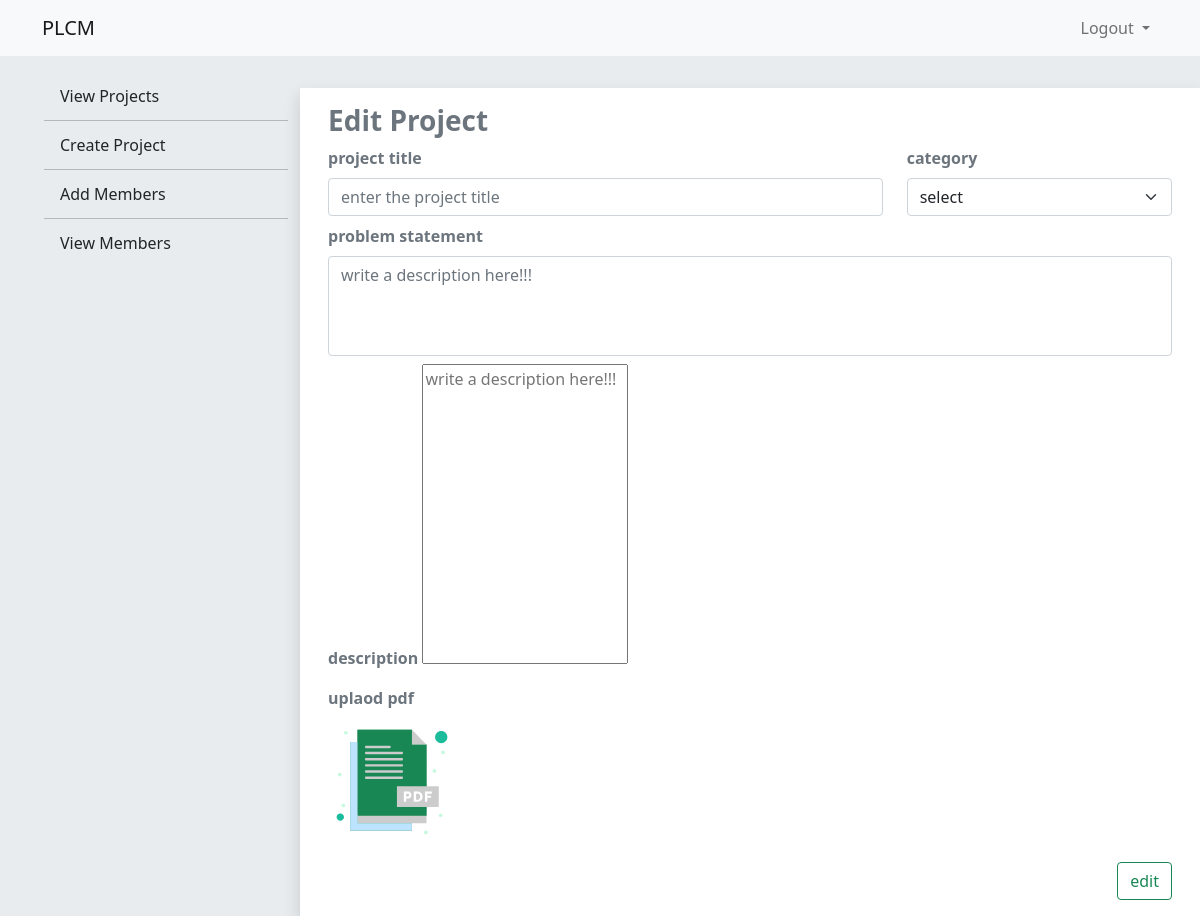
The app's page /admin/edit_detail.php?id=71 (signed in), older data.
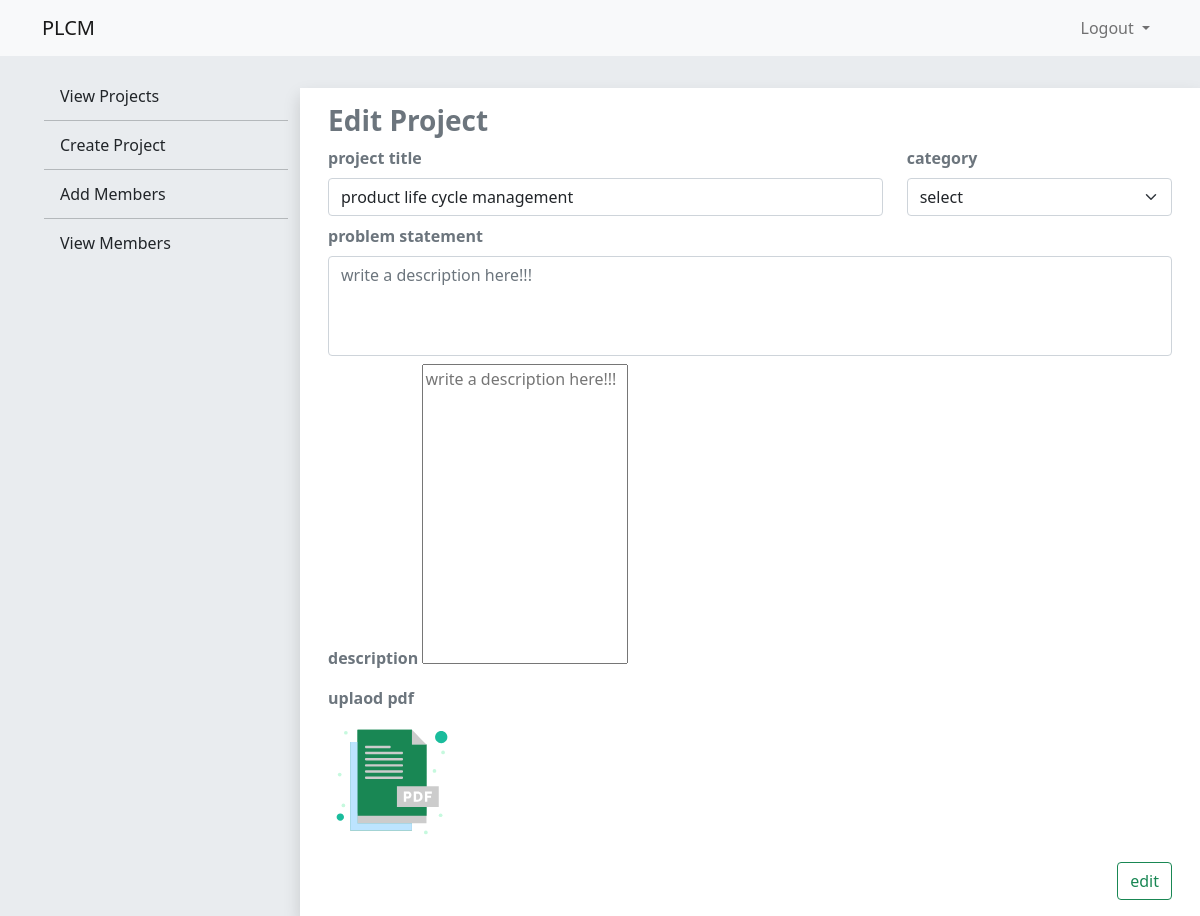
The same page, newer data.
### tables this page shows
CREATE TABLE `projects` (
  `p_id` int(11) NOT NULL,
  `p_title` text NOT NULL,
  `p_category` text NOT NULL,
  `p_problem` text NOT NULL,
  `p_description` text NOT NULL,
  `file_path` text NOT NULL,
  `a_id` int(11) NOT NULL
);

### admin/edit_detail.php (the view, shortened to what this page needs)
<?php
include_once("connection/connection.php");
if(isset($_GET['id'])){
    $id=$_GET['id'];
    $query="select * from projects where p_id=".$id;
    $result=mysqli_query($conn,$query);
    $row=mysqli_fetch_assoc($result);
}
?>
<!doctype html>
<html lang="en">
  <head>
    <link href="https://cdn.jsdelivr.net/npm/bootstrap@5.1.3/dist/css/bootstrap.min.css" rel="stylesheet">
    <link rel='stylesheet' href='css/style.css'>
  </head>
  <body>
  <div class='container-fluid p-0 responsive'>
  <nav class="navbar navbar-expand-md navbar-light bg-light">
  <div class="container">
    <a class="navbar-brand" href="index.php">PLCM</a>
    <div class="collapse navbar-collapse" id="navbarSupportedContent">
      <ul class='navbar-nav'>
      <li class="nav-item dropdown">
          <a class="nav-link dropdown-toggle" href="#" id="navbarDropdown" role="button" data-bs-toggle="dropdown" aria-expanded="false">
            Logout
          </a>
        </li>
</ul>
    </div>
  </div>
</nav>
<section class='content bg'>
  <div class='row m-0 pt-md-4'>
  <div class='col-md-3 d-none d-md-block align-self-start'>
  <ul class='menu '>
  <li><a class="dropdown-item " href="index.php">View Projects</a></li>
            <li><hr class="dropdown-divider"></li>
            <li><a class="dropdown-item" href="create_project.php">Create Project</a></li>
            <li><hr class="dropdown-divider"></li>
            <li><a class="dropdown-item" href="add_member.php">Add Members</a></li>
            <li><hr class="dropdown-divider"></li>
            <li><a class="dropdown-item" href="view_member.php">View Members</a></li>
</ul>
</div>
<div class='col-md-9 align-self-start'>
    <form class='form mt-2 ' action='' method='post' enctype='multipart/form-data'  >
    <div class='row shadow bg-body p-3 '>
        <div class='col-12 text-muted h3 fw-bold'>
                Edit Project
          </div>
          <div class='col-md-8'>
              <label class='form-label text-muted fw-bold'>project title</label>
              <input type='text' class='form-control' value='<?php echo $row['p_title']; ?>' name='title' data-validate-field='title' placeholder='enter the project title'>
          </div>
          <div class='col-md-4'>
              <label class='form-label text-muted fw-bold'>category</label>
             <select  class='form-select' name='category' data-validate-field='category'>
               <option value='select'>select</option>
             </select>
          </div>
          <div class='col-12 mt-2'>
              <label class='form-label text-muted fw-bold'>problem statement</label>
              <textarea class='form-control' style='resize:none;height:100px;' placeholder='write a description here!!!' name='problem' data-validate-field='description'><?php echo$row['p_problem'];?></textarea>
           </div>
          <div class='col-12 mt-2'>
              <label class='form-label text-muted fw-bold'>description</label>
              <textarea id="mytextarea" style='resize:none;height:300px;' placeholder='write a description here!!!' name='description' data-validate-field='description'><?php echo base64_decode($row['p_description']);?></textarea>
           </div>
           <div class='col-12 mt-2'>
           <label class='form-label text-muted fw-bold'>uplaod pdf</label>
           <br>
           <label for='file' class='form-label'>
                </label>
           </div>
           <div class='col-12 mt-2 text-end'>
                         <button class='btn btn-outline-success ' name='edit'>edit</button>
                      </div>
    </div>
</form>
</div>
</div>
</section>
</div>
</body>
</html>

Row changes from the older to the newer data that the page shows:
now on this page (row edited): projects: title "product life cycle management"
